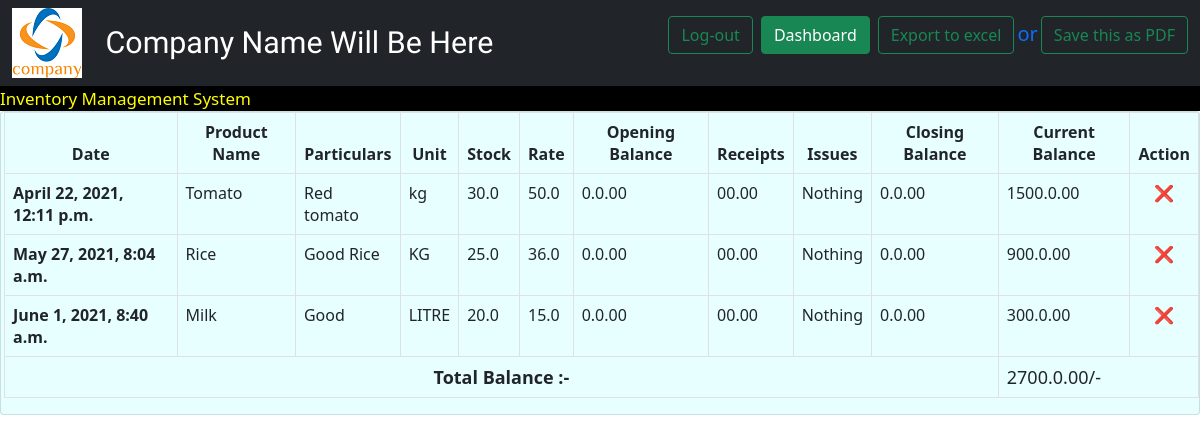
The page /updateStock/ on the database its author committed.
### dashboard/models.py (models this page shows, shortened)
class addProduct(models.Model):
    date = models.DateTimeField(auto_created=True, default=d.datetime.today())
    productName = models.CharField(max_length=200, default="N/A")
    unit = models.CharField(max_length=10, default="N/A")
    stock = models.FloatField(default=0)
    rate = models.FloatField(default=0)
    particulars = models.CharField(max_length=350, default="N/A")
    openBal = models.FloatField(default=0)
    clsBal = models.FloatField(default=0)
    curBal = models.FloatField(default=0)

### dashboard/views.py (the view)
# urls.py: path('updateStock/', views.updateStock, name="updateStock"),
def updateStock(request):
    total=0
    obj = addProduct.objects.all()
    for i in obj:
        total+=i.curBal
    print(total)
    return render(request, "updateStock.html", {'items': obj, 'total': total})

### dashboard/templates/updateStock.html (shortened to what this page needs)
{% load static %}
<html lang="en">
  <head>
    <link href="https://cdn.jsdelivr.net/npm/bootstrap@5.0.0-beta3/dist/css/bootstrap.min.css" rel="stylesheet">
  </head>
  <body>
<nav class="navbar navbar-expand-lg navbar-dark bg-dark">
          <div class="container-fluid">
            <img src="{% static 'logo/logo.png' %}"/>
            <a class="navbar-brand" id="brandId" href="#" style="padding-left:2%; font-family:'Redressed'; text-transform: 'capitlaize'; font-size:190%;">Company Name Will Be Here</a>
            <div class="collapse navbar-collapse" id="navbarSupportedContent">
                <form class="d-flex" action="{% url 'index' %}">
                    <button class="btn btn-outline-success" type="submit">Log-out</button>
                </form>
                <form class="d-flex mx-2" action="{% url 'yourDashboard' %}">
                    <button class="btn btn-success" type="submit">Dashboard</button>
                </form>
                <form class="d-flex" action="{% url 'excel' %}">
                    <button class="btn btn-outline-success" type="submit" onclick="alert('Your excel report is ready !!!')" >Export to excel</button>
                </form>
                <form class="d-flex">
                    <a href="#" style="text-decoration: none; margin:3px; font-size: 20px;">or</a>
                    <a href="https://restpack.io/html2pdf/save-as-pdf?private=true" target="_blank" rel="nofollow">
                        <button class="btn btn-outline-success" type="button">Save this as PDF</button>
                    </a>
                </form>
            </div>
          </div>
    </nav>
    <marquee direction="right" style="background-color: black;color: yellow; font-size: 17px; height: 25px;">Inventory Management System</marquee>
          <div class="card" style="background:#E7FFFF; padding-left: 3px;">
                      <table class="table table-hover table-bordered">
                          <thead>
                                <tr>
                                  <th scope="col" style="text-align: center;">Date</th>
                                  <th scope="col" style="text-align: center;">Product Name</th>
                                  <th scope="col" style="text-align: center;">Particulars</th>
                                  <th scope="col" style="text-align: center;">Unit</th>
                                  <th scope="col" style="text-align: center;">Stock</th>
                                  <th scope="col" style="text-align: center;">Rate</th>
                                  <th scope="col" style="text-align: center;">Opening Balance</th>
                                  <th scope="col" style="text-align: center;">Receipts</th>
                                  <th scope="col" style="text-align: center;">Issues</th>
                                  <th scope="col" style="text-align: center;">Closing Balance</th>
                                  <th scope="col" style="text-align: center;">Current Balance</th>
                                  <th scope="col" style="text-align: center;">Action</th>
                                </tr>
                          </thead>
                          <tbody>
                          {% for i in items %}
                                <tr>
                                  <th scope="row">{{ i.date }}</
                                  <td>{{ i.productName }}</td>
                                  <td>{{ i.particulars }}</td>
                                  <td>{{ i.unit }}</td>
                                  <td>{{ i.stock }}</td>
                                  <td>{{ i.rate }}</td>
                                  <td>{{ i.openBal }}.00</td>
                                  <td>00.00</td>
                                  <td>Nothing</td>
                                  <td>{{ i.clsBal }}.00</td>
                                  <td>{{ i.curBal }}.00</td>
                                  <td style="text-align:center;" onclick="alert('This product will deleted permanently !');"><a href="{% url 'deleteUpdate' id=i.pk %}" style="text-decoration: none; color: red;">❌</a></td>
                                </tr>
                          {% endfor %}
                          <tr>
                              <th colspan="10" style="text-align: center; font-size: 18px;">
                                    Total Balance :-
                              </th>
                              <td colspan="2" style="text-align: left; font-size: 18px;">
                                    {{ total }}.00/-
                              </td>
                          </tr>
                          </tbody>
                    </table>
          </div>
  </body>
</html>

### rows shown on the page
addProduct: date "April 22, 2021, 12:11 p.m.", productName "Tomato", particulars "Red tomato", unit "kg", stock "30.0", rate "50.0", openBal "0.0", clsBal "0.0", curBal "1500.0"
addProduct: date "May 27, 2021, 8:04 a.m.", productName "Rice", particulars "Good Rice", unit "KG", stock "25.0", rate "36.0", openBal "0.0", clsBal "0.0", curBal "900.0"
addProduct: date "June 1, 2021, 8:40 a.m.", productName "Milk", particulars "Good", unit "LITRE", stock "20.0", rate "15.0", openBal "0.0", clsBal "0.0", curBal "300.0"

### other values the page prints
{{ total }} "2700.0"
